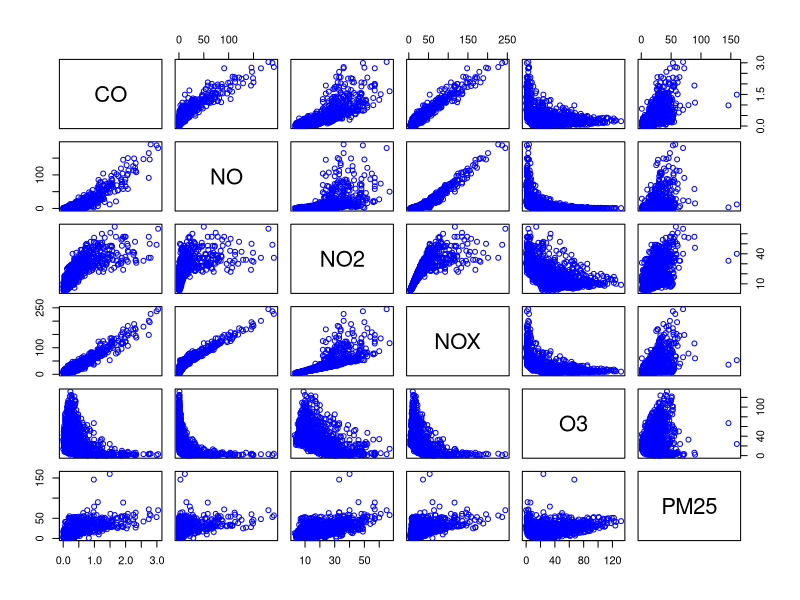
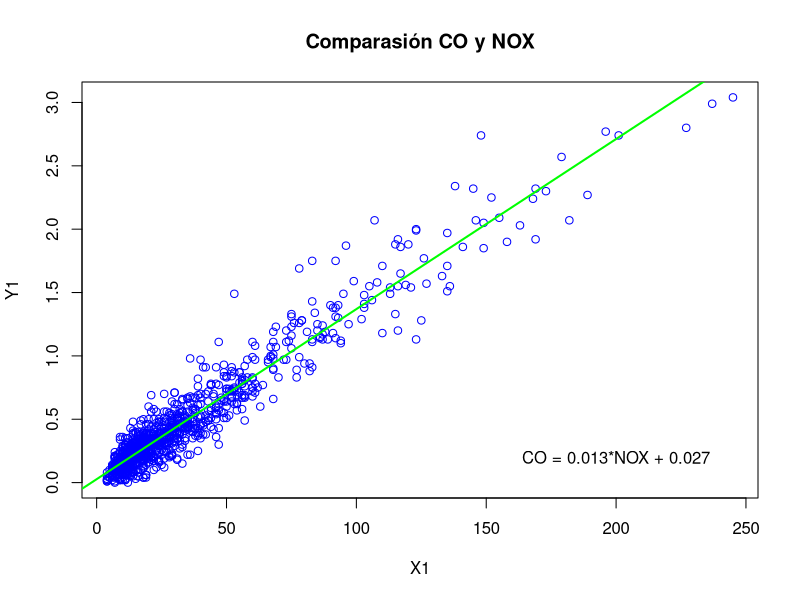
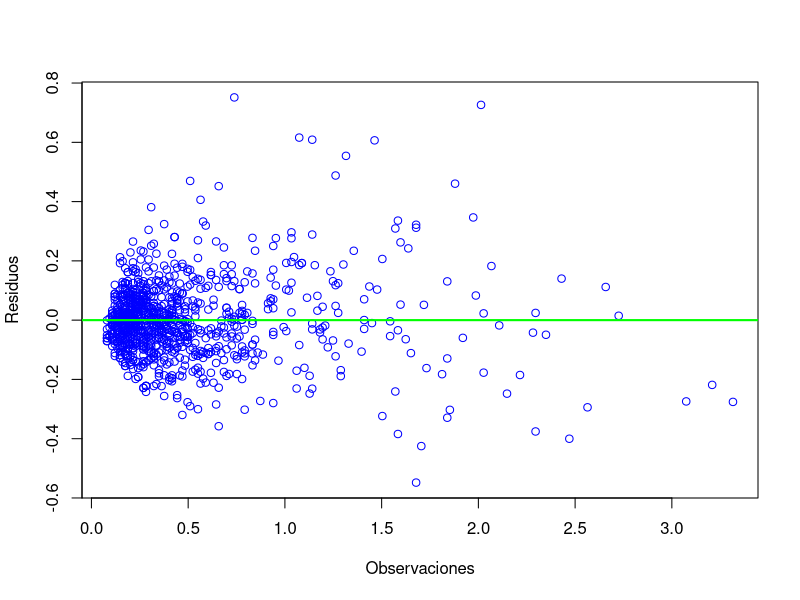
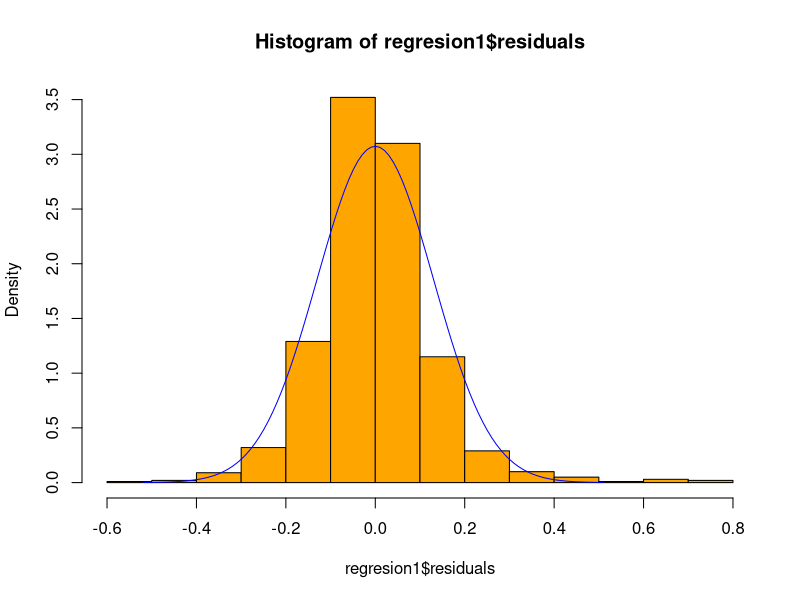
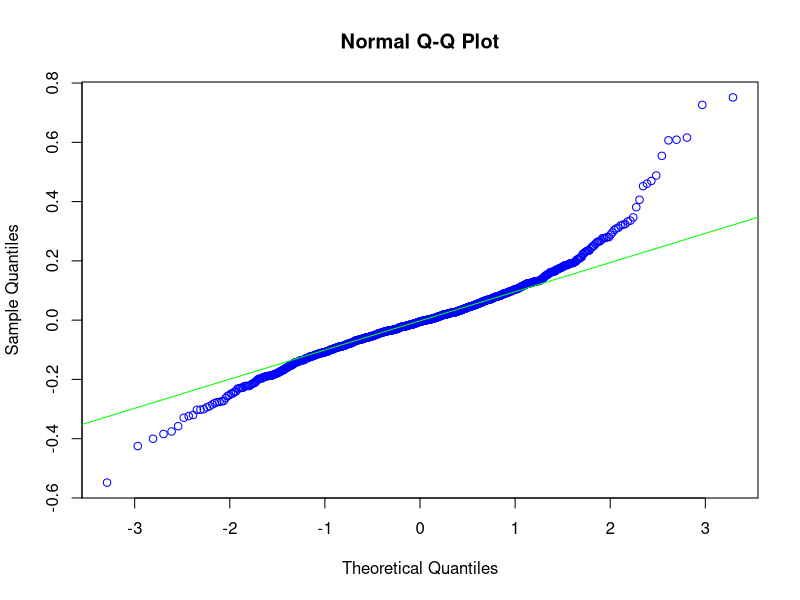
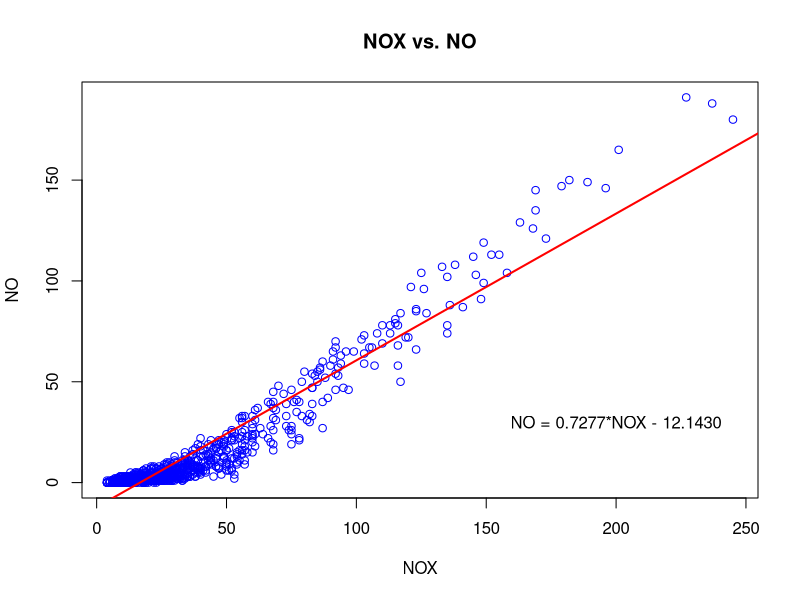
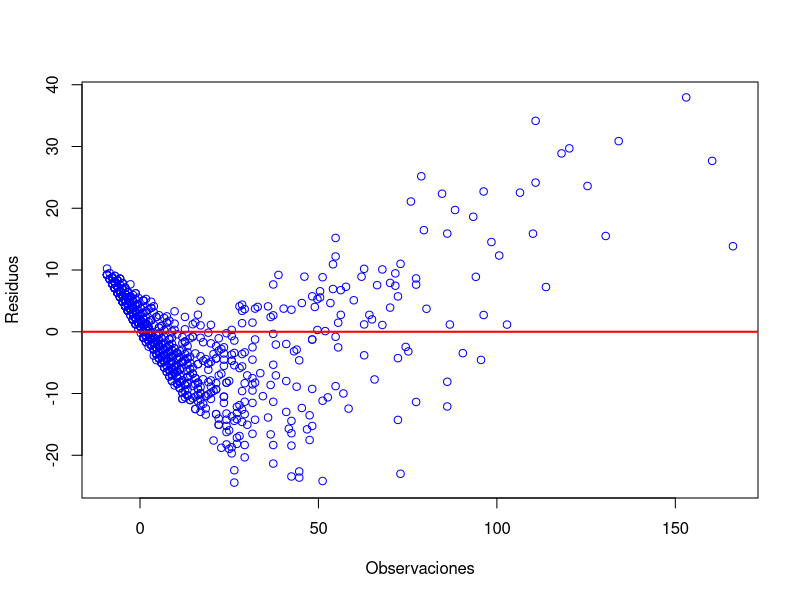
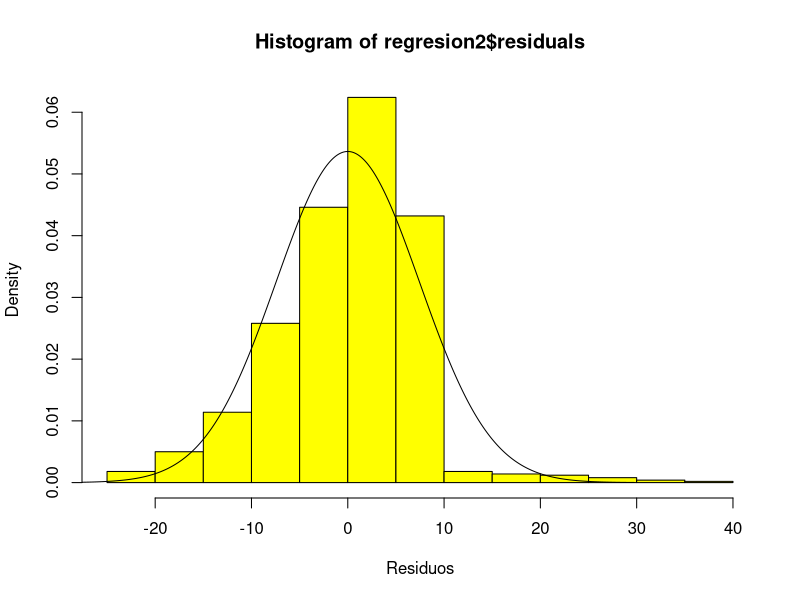

Write R code to recreate these figures, in order.
## ---- chunk 1
knitr::opts_chunk$set(echo = TRUE)
## ---- chunk 2
SAC = read.csv("Muestra_SAC2022.csv")
## ---- chunk 3
M = SAC[,-1:-3] #Como es menos es quitar, "todas las filas, quitar col 1 a 3"
## ---- chunk 4
C = round(cor(M),2)
C
## ---- chunk 5
plot(M, col="blue")
## ---- chunk 6
n=length(M$CO)
alfa=0.05
t0=qt(alfa/2,n-2)
cat("El valor frontera del estadístico con", n-2, "grados de libertad es t0 =", t0)


## ---- chunk 7
R1 = cor.test(M$NOX,M$CO,alternative="two.sided",method="pearson",conf.level = 0.95)
R1
## ---- chunk 8
R2=cor.test(M$NOX, M$NO, alternative = "two.sided", method="pearson", conf.level = 0.95 )
R2
## ---- chunk 9
R3=cor.test(M$NO, M$CO,alternative = "two.sided", conf.level = 0.95, method = "pearson")
R3
## ---- chunk 10
correlaciones=c(round(R1$estimate,3),round(R2$estimate,3),round(R3$estimate,3))
test=c(round(R1$statistic,3),round(R2$statistic,3),round(R3$statistic,3))
tfront=c(t0,t0,t0)
valorp=c(round(R1$p.value,9),round(R2$p.value,9),round(R3$p.value,9))


T=data.frame(correlaciones,test,tfront,valorp) # nombres columnas
names(T)=c("r","t*","t_0","Valor p")
row.names(T)=c("R1: NOX y CO","R2: NOX y NO","R3: NO y CO") # nombres filas
T
## ---- chunk 11
Y1 = M$CO
X1 = M$NOX
regresion1 = lm(Y1~X1) # notar primero la Y
regresion1
## ---- chunk 12
plot(X1,Y1,col="blue",main="Comparasión CO y NOX")
abline(regresion1, col="green", lwd=2)
text(200,0.2,"CO = 0.013*NOX + 0.027")
## ---- chunk 13
summary(regresion1)
## ---- chunk 14
plot(regresion1$fitted.values,regresion1$residuals,col='blue',ylab="Residuos",xlab="Observaciones")
abline(h=0,col='green',lwd=2)
## ---- chunk 15
data = t.test(regresion1$residuals,conf.level = 0.95,alternative = "two.sided",mu=0)
data
mean(regresion1$residuals)
## ---- chunk 16
mu1 = mean(regresion1$residuals)
dev1 = sd(regresion1$residuals)
hist(regresion1$residuals,col='orange', probability = TRUE)
X1s = seq(mu1-4*dev1,mu1+4*dev1,0.01)
Y1s = dnorm(X1s,mu1,dev1)
lines(X1s,Y1s,col='blue') 
## ---- chunk 17
#shapiro.test para n <= 50. y ad.test para n>50
library(nortest)
ad.test(regresion1$residuals)
## ---- chunk 18
qqnorm(regresion1$residuals, col='blue')
# Comportamiento real de los datos
qqline(regresion1$residuals, col='green')
# Muestra el comportamiento de los datos bajo la distribución normal
## ---- chunk 19
Y2 = M$NO
X2 = M$NOX
regresion2 = lm(Y2~X2)
regresion2
## ---- chunk 20
plot(X2,Y2,col="blue",main= "NOX vs. NO",xlab="NOX",ylab="NO")
abline(regresion2, col="red", lwd=2)
text(200,30,"NO = 0.7277*NOX - 12.1430")
## ---- chunk 21
summary(regresion2)
## ---- chunk 22
plot(regresion2$fitted.values,regresion2$residuals,col='blue',ylab="Residuos",xlab="Observaciones")
abline(h=0,col='red',lwd=2)
## ---- chunk 23
data2 = t.test(regresion2$residuals,conf.level = 0.95,alternative = "two.sided",mu=0)
data2
## ---- chunk 24
mu2 = mean(regresion2$residuals)
dev2 = sd(regresion2$residuals)
hist(regresion2$residuals,col='yellow', probability = TRUE, xlab="Residuos")

X2s = seq(mu2-4*dev2,mu2+4*dev2,0.01)
Y2s = dnorm(X2s,mu2,dev2)
lines(X2s,Y2s,col='black') 
## ---- chunk 25
library(nortest)
ad.test(regresion2$residuals)
## ---- chunk 26
qqnorm(regresion2$residuals, col='blue')
qqline(regresion2$residuals, col='red')
## ---- chunk 27
Y3 = M$CO
X3= M$NO
regresion3= lm(Y3~X3)
regresion3
## ---- chunk 28
plot(X3,Y3,col="blue",main="Comparasión NO y CO")
abline(regresion3, col="green", lwd=2)
text(125,0.5,"CO = 0.016*NO + 0.272")
## ---- chunk 29
summary(regresion3)
## ---- chunk 30
plot(regresion3$fitted.values,regresion3$residuals,col='blue',ylab="Residuos",xlab="Observaciones")
abline(h=0,col='green',lwd=2)
## ---- chunk 31
data = t.test(regresion3$residuals,conf.level = 0.95,alternative = "two.sided",mu=0)
data
mean(regresion3$residuals)
## ---- chunk 32
mu3 = mean(regresion3$residuals)
dev3 = sd(regresion3$residuals)
hist(regresion3$residuals,col='orange', probability = TRUE)
X33 = seq(mu3-4*dev3,mu3+4*dev3,0.01)
Y33 = dnorm(X33,mu3,dev3)
lines(X33,Y33,col='blue') 
## ---- chunk 33
ad.test(regresion3$residuals)
## ---- chunk 34
qqnorm(regresion3$residuals, col='blue')
qqline(regresion3$residuals, col='green')
